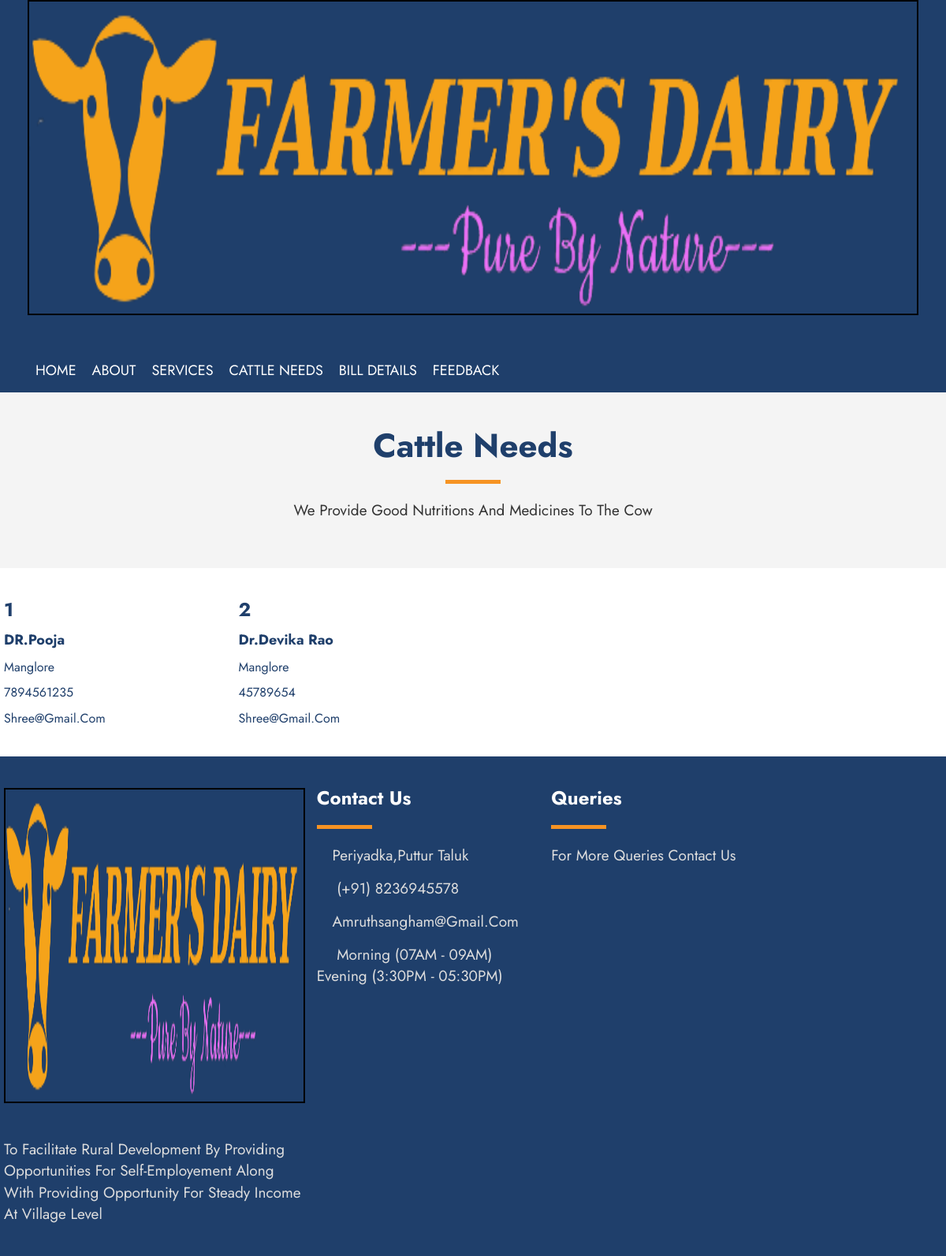
The app's page /user_module/vdoctor.php (signed in) with its own data.
### tables this page shows
CREATE TABLE `add_doctor` (
  `doc_id` int(100) NOT NULL,
  `name` varchar(100) NOT NULL,
  `address` varchar(100) NOT NULL,
  `phoneno` varchar(100) NOT NULL,
  `opentm` time NOT NULL,
  `closetm` time NOT NULL,
  `dippoid` varchar(100) NOT NULL
);

### user_module/vdoctor.php (the view, shortened to what this page needs)
<?php
if(isset($_SESSION['user1']))
{
?>
<!DOCTYPE html>
<html lang="en">
  <head>
	<link href="css/bootstrap.min.css" rel="stylesheet">
	<link href="css/global.css" rel="stylesheet">
	<link href="css/index.css" rel="stylesheet">
	<link href="css/about.css" rel="stylesheet">
	<link rel="stylesheet" type="text/css" href="css/font-awesome.min.css" />
  </head>
<body>
<section id="header" class="clearfix cd-secondary-nav">
	<nav class="navbar nav_t">
		<div class="container">
			<div class="collapse navbar-collapse" id="bs-example-navbar-collapse-1">
			  	 <ul class="nav navbar-nav">
				<li><img src="img/logo1.png" height="50px" class="iw" alt="img25"></li>
				<li><a class="m_tag" href="home.php">Home</a></li>
				<li><a class="m_tag " href="about.php">About</a></li>
				<li><a class="m_tag" href="services.php">Services</a></li>
				<li><a class="m_tag" href="needs.php">Cattle Needs</a></li>
				<li><a class="m_tag" href="bill.php">Bill Details</a></li>
				<li><a class="m_tag" href="contact.php">Feedback</a></li>
			</ul>
			</div>
		</div>
	</nav>
	</section>
<section id="center" class="center_o clearfix">
 <div class="container">
   <div class="row">
       <div class="serv_h1 text-center clearfix">
     <div class="col-sm-12">
	  <h2 class="col_4">Cattle Needs</h2>
	  <hr class="hr_1">
	  <p>We provide good nutritions and medicines to the cow </p>
	 </div>
   </div>
   </div>
  </div>
</section>
<section id="team_h">
 <div class="container">
  <div class="row">
   <div class="team_h1 clearfix">
   <?php
								include 'config.php';
								$sql1="select * from add_doctor";
								$result1=mysqli_query($con,$sql1);
								$num1=mysqli_num_rows($result1);
								$sI=0;
								if($num1>0)
								{
									while($row1=mysqli_fetch_array($result1))
									{
										$sI+=1;
										$name=$row1['name'];
										$address=$row1['address'];
										$phoneno=$row1['phoneno'];
										$dippoid=$row1['dippoid'];
								?>
    <div class="col-sm-3 space_left">
	 <div class="team_h2i clearfix">
				<h4 class="mgt"><?php echo $sI; ?></h4>
				<h5><?php echo $name; ?></h5>
				<h6><?php echo $address; ?></h6>
				<h6><?php echo $phoneno; ?></h6>
				<h6><?php echo $dippoid; ?></h6>
		</div>
	</div>
	<?php
	}
	}
	?>
	</div>
  </div>
 </div>
</section>
<section id="footer">
 <div class="container">
  <div class="row">
   <div class="footer_1 clearfix">
	 <div class="col-sm-4 space_left">
	  <div class="footer_1i clearfix">
	    <h2 class="mgt big"><img src="img/logo1.png" height="50px" class="iw" alt="img25"></h2>
		<p class="col_3">To facilitate rural development by providing opportunities for self-employement along with providing opportunity for steady income at village level </p>
	  </div>
	 </div>
	 <div class="col-sm-3 space_left">
	  <div class="footer_1i1 clearfix">
	   <h4 class="col mgt">Contact Us</h4>
	   <hr class="hr_1 mgl">
	   <p class="col_3"><i class="fa fa-map-marker col_1"></i>Periyadka,puttur Taluk</p>
	   <p class="col_3"><i class="fa fa-phone col_1"></i> (+91) 8236945578</p>
	   <p class="col_3"><i class="fa fa-envelope col_1"></i>amruthsangham@gmail.com</p>
	   <p class="col_3"><i class="fa fa-clock-o col_1"></i> Morning (07AM - 09AM)<br> Evening (3:30PM - 05:30PM)</p>
	  </div>
	 </div>
	 <div class="col-sm-3 space_left">
	  <div class="footer_1i1 clearfix">
	   <h4 class="col mgt">Queries</h4>
	   <hr class="hr_1 mgl">
	   <p class="col_3">For more queries contact us</p>
	  </div>
	 </div>
   </div>
  </div>
 </div>
</section>
</body>
</html>
<?php
}
else
{
	echo "<script> location.href='../index.php'; </script>";
}
?>

### user_module/css/global.css (style rules this page uses)
body { font-family: 'Jost', sans-serif; text-transform:capitalize; }
h1,h2,h3,h4,h5,h6 { padding:0; margin:0; color:#1F3F6B; font-weight:bold; }
a { color:#333; }
ul { padding:0; margin:0; list-style:none; margin-top:15px; }
li { font-size:18px; }
p { padding:0; margin:0; font-size:19px; margin-top:15px; color:#333; }
h2 { font-size:42px; margin-top:15px; }
h4 { font-size:24px; margin-top:15px; }
h5 { font-size:18px; margin-top:15px; }
h6 { font-size:16px; margin-top:15px; font-weight:normal; }
.space_left { padding-left:0; }
.iw { width:100%; }
.mgt { margin-top:0!important; }
.mgl { margin-left:0!important; }
.navbar { min-height:auto; margin-bottom:0; border:none; border-radius:0; }
.col { color:#fff!important; }
.col_1 { color:#F69323!important; }
.col_3 { color:#ddd!important; }
.col_4 { color:#1F3F6B!important; }
.big { text-transform:uppercase; }
.hr_1 { border-color: #F69323; border-width: 5px; width: 70px; }
#header { background:#1F3F6B; }
#header .m_tag { padding:20px 20px 18px 20px; color:#fff; font-size:18px; text-transform:uppercase; }
.center_o { padding-top:30px; padding-bottom:30px; background:#f4f4f4; }
.serv_h1 { margin-bottom:30px; }
#footer { background:#1F3F6B; padding-top:40px; padding-bottom:40px; }
.footer_1i1 p i { vertical-align:middle; padding-right:5px; }
@media (min-width:992px) and (max-width:1200px) { .container { width:100%; padding-left:20px; padding-right:20px; } }
@media (min-width:992px) and (max-width:1200px) { #header .m_tag { padding: 20px 10px 18px 10px; } }
@media (min-width:992px) and (max-width:1200px) { .footer_1i h2 { font-size:34px; } }

### user_module/css/index.css (style rules this page uses)
#team_h { padding-top:40px; padding-bottom:40px; }
.team_h2i { position:relative; }

### user_module/vdoctor.php (style rules this page uses)
img { width: 270px; border: 1px solid black; height:400px; margin-right: 30px; margin-bottom: 30px; border: 2px solid black; }
.m_tag { margin-top:10px; }

### records on screen
add_doctor: name "DR.Pooja", address "Manglore", phoneno "7894561235", dippoid "Shree@gmail.com"
add_doctor: name "Dr.Devika Rao", address "Manglore", phoneno "45789654", dippoid "Shree@gmail.com"
